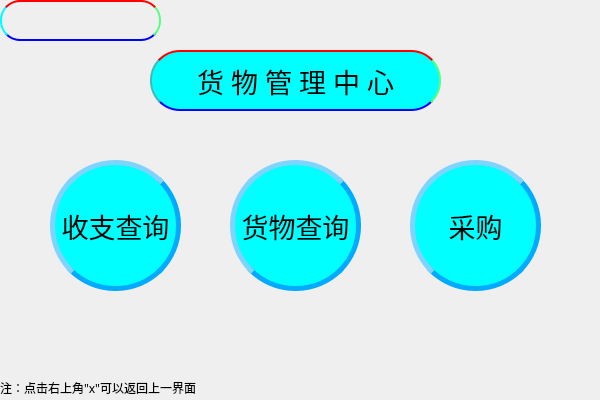
<?xml version="1.0" encoding="UTF-8"?>
<ui version="4.0">
 <class>goodsWindow</class>
 <widget class="QMainWindow" name="goodsWindow">
  <property name="geometry">
   <rect>
    <x>0</x>
    <y>0</y>
    <width>600</width>
    <height>400</height>
   </rect>
  </property>
  <property name="windowTitle">
   <string>商品管理中心</string>
  </property>
  <property name="windowIcon">
   <iconset resource="../image/image.qrc">
    <normaloff>:/logo.png</normaloff>:/logo.png</iconset>
  </property>
  <property name="styleSheet">
   <string notr="true"/>
  </property>
  <widget class="QWidget" name="centralwidget">
   <widget class="QLabel" name="label">
    <property name="geometry">
     <rect>
      <x>150</x>
      <y>50</y>
      <width>291</width>
      <height>61</height>
     </rect>
    </property>
    <property name="font">
     <font>
      <family>楷体</family>
      <pointsize>20</pointsize>
     </font>
    </property>
    <property name="styleSheet">
     <string notr="true">border-width: 15px; /* 边框宽度 */
border-radius: 30px; /* 边框半径 */

border-top-style: solid;
border-top-width: 5px;
border-top-color: red;
border-top: 2px solid red;
 
border-right-style: solid;
border-right-width: 3px;
border-right-color: #55ff7f;
border-right: 2px solid #55ff7f;
 
border-bottom-style: solid;
border-bottom-width: 2px;
border-bottom-color: blue;
border-bottom:2px solid blue;
 
border-left-style: solid;
border-left-width: 3px;
border-left-color: aqua;
border-left: 2px solid #3ebaba;

background: aqua; /* 背景颜色 1E90FF*/
 font-family: 楷体; /* 设置字体 */
 color: write; /* 字体颜色 */
</string>
    </property>
    <property name="text">
     <string>货 物 管 理 中 心</string>
    </property>
    <property name="alignment">
     <set>Qt::AlignCenter</set>
    </property>
   </widget>
   <widget class="QPushButton" name="enquireButton">
    <property name="geometry">
     <rect>
      <x>230</x>
      <y>160</y>
      <width>131</width>
      <height>131</height>
     </rect>
    </property>
    <property name="font">
     <font>
      <family>楷体</family>
      <pointsize>20</pointsize>
     </font>
    </property>
    <property name="styleSheet">
     <string notr="true">
QPushButton { /* 按钮美化 */
 width: 50px; /* 宽度 */
 height: 50px; /* 高度 */
 border-width: 5px; /* 边框宽度 */
 border-radius: 65px; /* 边框半径 */
 border-style: outset; 
 border-color:#00aaff;
 background: aqua; /* 背景颜色 1E90FF*/
 color: black; /* 字体颜色 */

}
QPushButton:hover { /*5599FF 鼠标移入按钮范围时改变颜色 */
 background: #00d9d9;
 border-style: inset;
 color: black; /* 字体颜色 */
}</string>
    </property>
    <property name="text">
     <string>货物查询</string>
    </property>
   </widget>
   <widget class="QPushButton" name="purchasesButton">
    <property name="geometry">
     <rect>
      <x>410</x>
      <y>160</y>
      <width>131</width>
      <height>131</height>
     </rect>
    </property>
    <property name="font">
     <font>
      <family>楷体</family>
      <pointsize>20</pointsize>
     </font>
    </property>
    <property name="styleSheet">
     <string notr="true">
QPushButton { /* 按钮美化 */
 width: 50px; /* 宽度 */
 height: 50px; /* 高度 */
 border-width: 5px; /* 边框宽度 */
 border-radius: 65px; /* 边框半径 */
 border-style: outset; 
 border-color:#00aaff;
 background: aqua; /* 背景颜色 1E90FF*/
 color: black; /* 字体颜色 */

}
QPushButton:hover { /*5599FF 鼠标移入按钮范围时改变颜色 */
 background: #00d9d9;
 border-style: inset;
 color: black; /* 字体颜色 */
}</string>
    </property>
    <property name="text">
     <string>采购</string>
    </property>
   </widget>
   <widget class="QPushButton" name="incomeButton">
    <property name="geometry">
     <rect>
      <x>50</x>
      <y>160</y>
      <width>131</width>
      <height>131</height>
     </rect>
    </property>
    <property name="font">
     <font>
      <family>楷体</family>
      <pointsize>20</pointsize>
     </font>
    </property>
    <property name="styleSheet">
     <string notr="true">
QPushButton { /* 按钮美化 */
 width: 50px; /* 宽度 */
 height: 50px; /* 高度 */
 border-width: 5px; /* 边框宽度 */
 border-radius: 65px; /* 边框半径 */
 border-style: outset; 
 border-color:#00aaff;
 background: aqua; /* 背景颜色 1E90FF*/
 color: black; /* 字体颜色 */

}
QPushButton:hover { /*5599FF 鼠标移入按钮范围时改变颜色 */
 background: #00d9d9;
 border-style: inset;
 color: black; /* 字体颜色 */
}</string>
    </property>
    <property name="text">
     <string>收支查询</string>
    </property>
   </widget>
   <widget class="QLabel" name="userlabel">
    <property name="geometry">
     <rect>
      <x>0</x>
      <y>0</y>
      <width>161</width>
      <height>41</height>
     </rect>
    </property>
    <property name="font">
     <font>
      <family>楷体</family>
      <pointsize>13</pointsize>
     </font>
    </property>
    <property name="styleSheet">
     <string notr="true">border-width: 15px; /* 边框宽度 */
border-radius: 20px; /* 边框半径 */

border-top-style: solid;
border-top-width: 5px;
border-top-color: red;
border-top: 2px solid red;
 
border-right-style: solid;
border-right-width: 3px;
border-right-color: #55ff7f;
border-right: 2px solid #55ff7f;
 
border-bottom-style: solid;
border-bottom-width: 2px;
border-bottom-color: blue;
border-bottom: 2px solid blue;
 
border-left-style: solid;
border-left-width: 3px;
border-left-color: aqua;
border-left: 2px solid aqua;

background:transparent; /* 背景颜色 1E90FF*/
 font-family: 楷体; /* 设置字体 */
 color: write; /* 字体颜色 */
</string>
    </property>
    <property name="text">
     <string/>
    </property>
    <property name="alignment">
     <set>Qt::AlignCenter</set>
    </property>
   </widget>
   <widget class="QLabel" name="label_3">
    <property name="geometry">
     <rect>
      <x>0</x>
      <y>380</y>
      <width>231</width>
      <height>16</height>
     </rect>
    </property>
    <property name="font">
     <font>
      <family>楷体</family>
     </font>
    </property>
    <property name="text">
     <string>注：点击右上角&quot;x&quot;可以返回上一界面</string>
    </property>
   </widget>
  </widget>
 </widget>
 <resources>
  <include location="../image/image.qrc"/>
 </resources>
 <connections/>
</ui>
